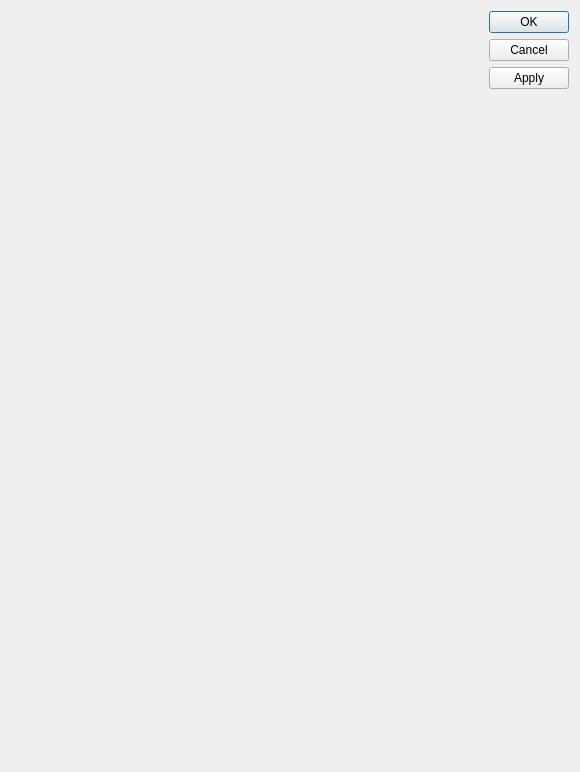
<?xml version="1.0" encoding="UTF-8"?>
<ui version="4.0">
 <class>DialogThorlabsDMH</class>
 <widget class="QDialog" name="DialogThorlabsDMH">
  <property name="geometry">
   <rect>
    <x>0</x>
    <y>0</y>
    <width>580</width>
    <height>772</height>
   </rect>
  </property>
  <property name="windowTitle">
   <string>Dialog</string>
  </property>
  <layout class="QHBoxLayout" name="horizontalLayout_2">
   <item>
    <widget class="ParamEditorWidget" name="paramEditor"/>
   </item>
   <item>
    <widget class="QDialogButtonBox" name="buttonBox">
     <property name="locale">
      <locale language="German" country="Germany"/>
     </property>
     <property name="orientation">
      <enum>Qt::Orientation::Vertical</enum>
     </property>
     <property name="standardButtons">
      <set>QDialogButtonBox::StandardButton::Apply|QDialogButtonBox::StandardButton::Cancel|QDialogButtonBox::StandardButton::Ok</set>
     </property>
    </widget>
   </item>
  </layout>
 </widget>
 <customwidgets>
  <customwidget>
   <class>ParamEditorWidget</class>
   <extends>QWidget</extends>
   <header>paramEditorWidget.h</header>
  </customwidget>
 </customwidgets>
 <resources/>
 <connections/>
</ui>
